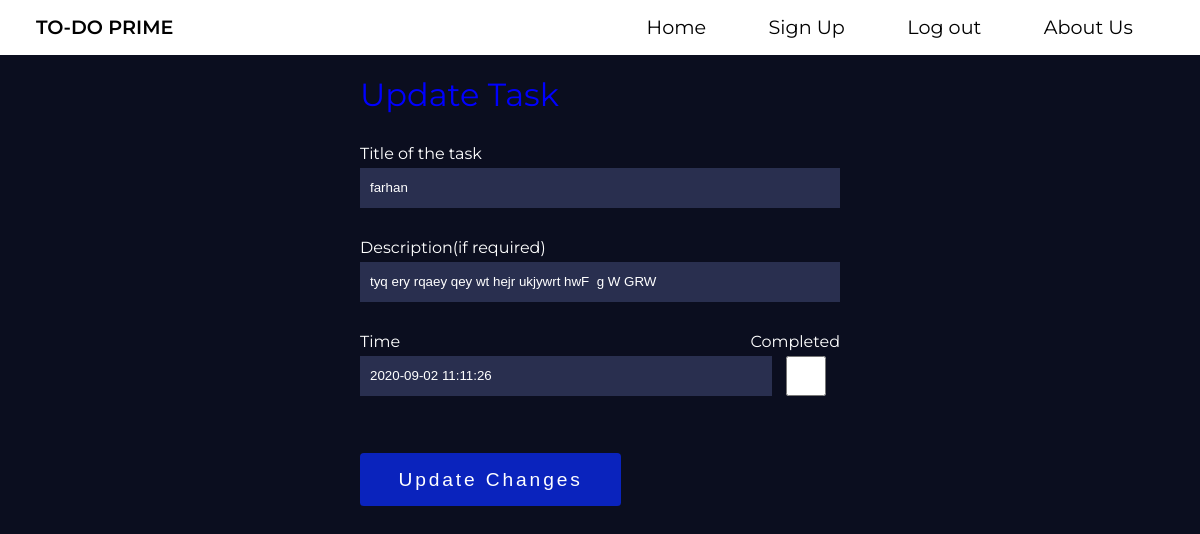
The page /task/18/update (signed in) on the database its author committed.
### user/models.py (models this page shows, shortened)
class Todo(models.Model):
    author = models.ForeignKey(User,on_delete=models.CASCADE)
    title = models.CharField(max_length=30)
    description=models.CharField(max_length=200,blank=True,null=True)
    completed = models.BooleanField(default=False)
    tasked = models.DateTimeField(default=timezone.now)

### user/views.py (the view)
# urls.py: path('task/<str:pk>/update',views.update, name='update'),
@login_required()
def update(request,pk):
    sel_task = Todo.objects.get(id=pk)
    form = TodoForm(instance=sel_task)
    if request.method == 'POST':
        form = TodoForm(request.POST, instance=sel_task)
        if form.is_valid():
            form.save()
            return redirect(sel_task.get_absolute_url())
    return render(request, 'user/update.html', {'form':form})

### user/forms.py
class TodoForm(forms.ModelForm):
    class Meta:
        model = Todo
        fields= ['title','completed','description','tasked']

### user/templates/user/update.html (shortened to what this page needs)
{% extends 'user/base.html' %}
{% block content %}
<div class="update-container container" >
        <div class="form-container">
            <form action="" method="POST">
                <h5>Update Task</h5>
                    <p>Title of the task</p>
                    {{form.title}}
                    <p>Description(if required)</p>
                    {{form.description}}
                <div class="title-wrapper">
                    <p>Time</p>
                    <p>Completed</p>
                </div>
                <div class="check-wrapper">
                    {{form.tasked}}
                    {{form.completed}}
                </div>
                <input type="submit" value="Update Changes" class="signup">
            </form>
        </div>
    </div>
{% endblock %}

### static/main.css (style rules this page uses)
* { padding: 0; margin: 0; -webkit-box-sizing: border-box; box-sizing: border-box; }
body { font-family: 'montserrat',sans-serif; height: 100vh; }
.container { height: 91.3vh; background: #0B0E1F; color: white; }
input[type='text'],input[type='password'] { width: 100%; height: 40px; padding: 0 10px; background: #292F4F; border: none; color: white; }
.signup { margin-top: 3em; letter-spacing: .15em; padding: .8em 2em; border: none; background: #0A23BD; color: white; font-size: 1.2rem; border-radius: .2em; max-width: 300px; }
.form-container { height: 91.2vh; background: #0B0E1F; color: white; }
.form-container form { padding: 20px 0; width: 40%; margin: 0 auto; }
.form-container form p { margin-top: 30px; margin-bottom: 5px; }
.form-container form .check-wrapper, .form-container form .title-wrapper { display: -webkit-box; display: -ms-flexbox; display: flex; -webkit-box-orient: horizontal; -webkit-box-direction: normal; -ms-flex-direction: row; flex-direction: row; -webkit-box-pack: justify; -ms-flex-pack: justify; justify-content: space-between; -webkit-box-align: center; -ms-flex-align: center; align-items: center; }
.form-container form input[type="checkbox"] { display: inline-block; width: 80px; height: 40px; }
.update-container form h5 { color: blue; font-size: 2rem; font-weight: 400; }

### rows shown on the page
Todo: title "farhan", description "tyq ery rqaey qey wt hejr ukjywrt hwF g W GRW", tasked "2020-09-02 11:11:26"
